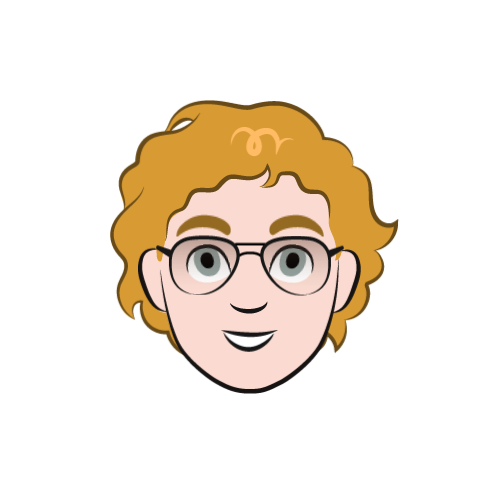
#> input picture resources/sample.png, 500 x 500 px
$ jupyter execute --allow-errors sketchify.ipynb
#> lines starting #> are read from the running program, lines starting #| are printed output that depends on the picture; after the words box and inside, x2 and y2 are one past the last pixel; in counts of white or black regions, pixels touching at a corner belong together
[cell 1]
import cv2
import numpy as np
from matplotlib import pyplot as plt

[cell 2]
img = cv2.imread('sample.png') # In BGR format.
#> img is the input picture: shape (500, 500, 3); mean B, G, R 222, 233.8, 243.4
b,g,r = cv2.split(img)
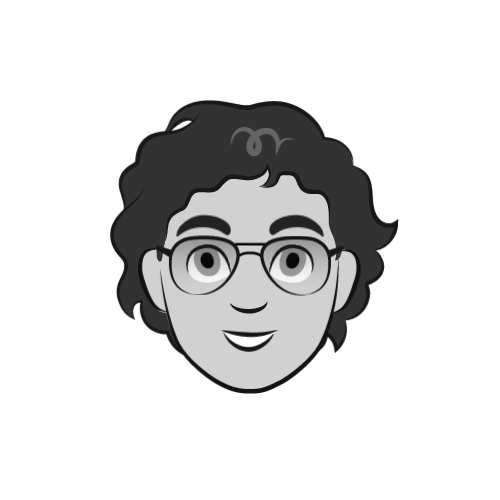
#> b: shape (500, 500); min 0, max 255, mean 222
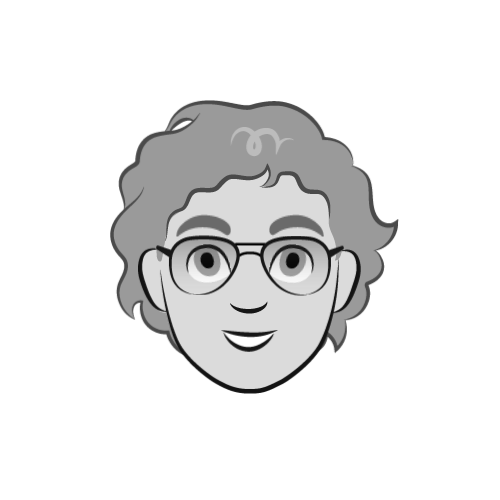
#> g: shape (500, 500); min 0, max 255, mean 233.8
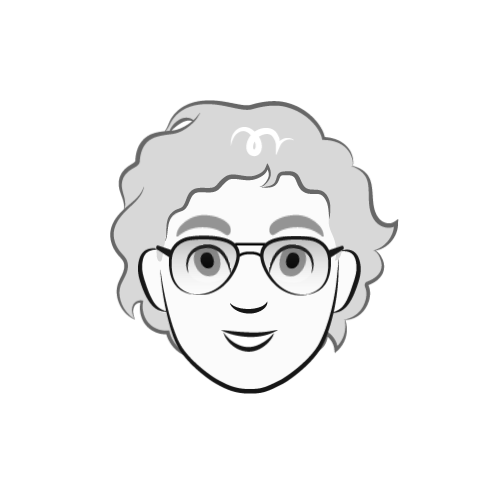
#> r: shape (500, 500); min 0, max 255, mean 243.4
img_rgb = cv2.merge([r,g,b])
plt.imshow(img_rgb)
plt.show()
#plt.plot()
print("test")

[cell 3]
edges = cv2.Canny(img,500,500)
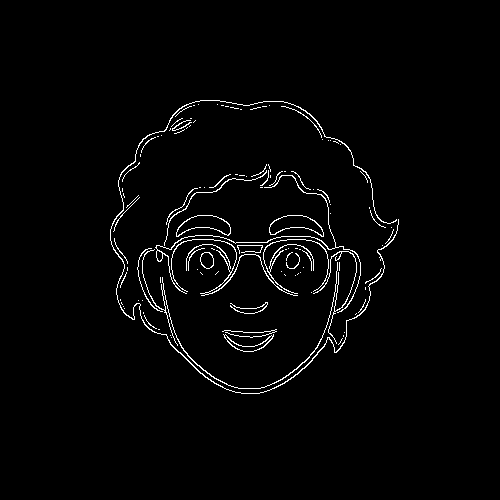
#> edges: shape (500, 500); 2.1% white in thin lines or dots, all inside (x1, y1, x2, y2) = (110, 100, 399, 394)
plt.imshow(edges, cmap='binary')
plt.show()

$ run again, with resources/generalizables/A/test/guy_face.png copied over resources/sample.png
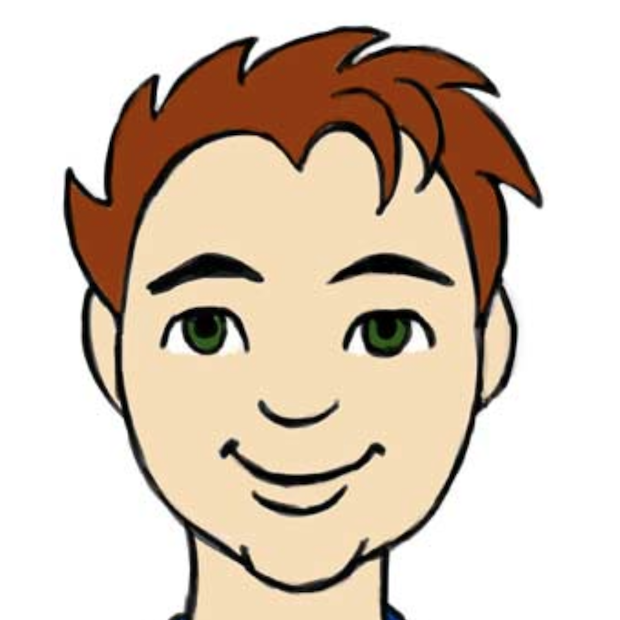
#> input picture resources/generalizables/A/test/guy_face.png, 620 x 620 px
#> img is the input picture: shape (620, 620, 3); mean B, G, R 184.1, 200.1, 216.2
#> `b,g,r = cv2.split(img)`:
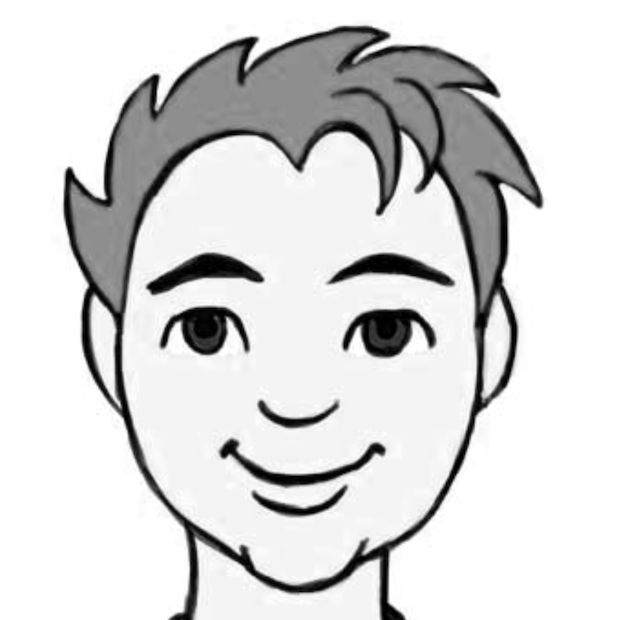
#> r: shape (620, 620); min 0, max 255, mean 216.2
#> `edges = cv2.Canny(img,500,500)`:
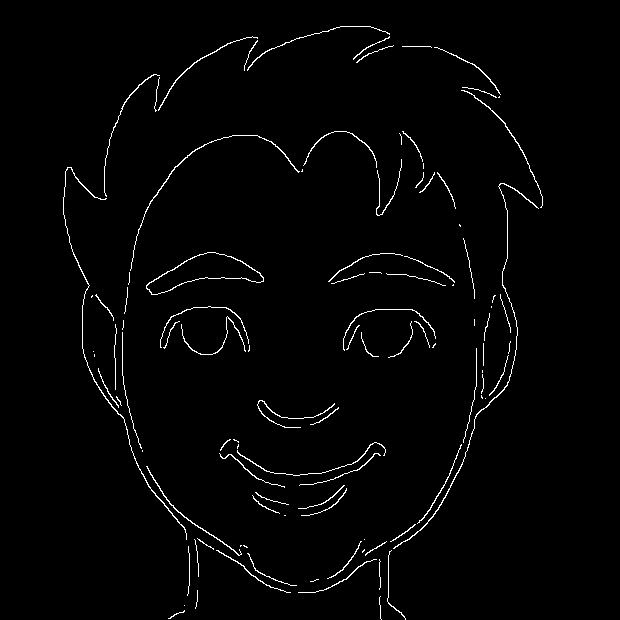
#> edges: shape (620, 620); 1.8% white in thin lines or dots, all inside (x1, y1, x2, y2) = (63, 26, 543, 620)
